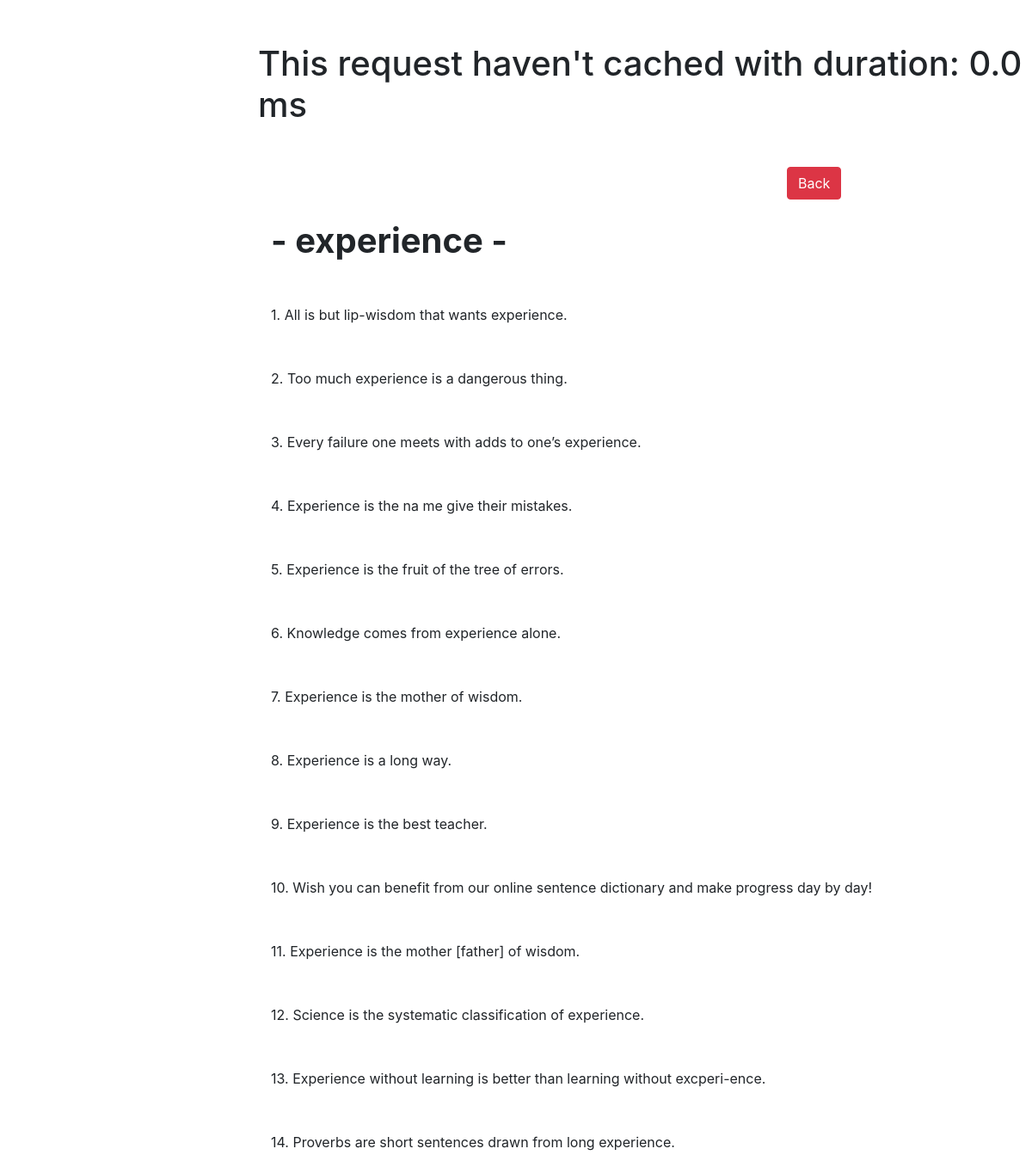
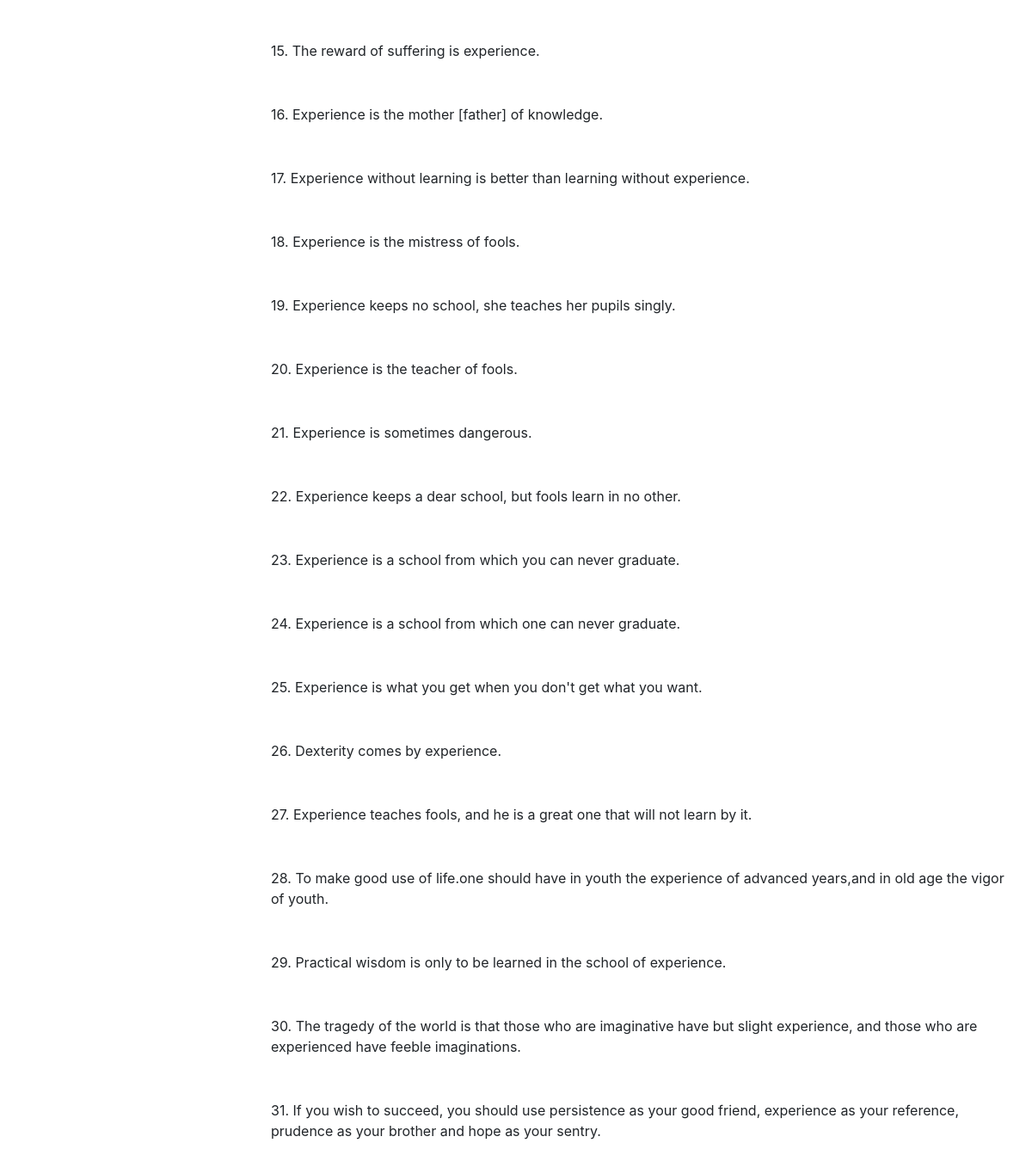
/word/show/2, run on the app's committed database (2 pictures, top to bottom).
### word/models.py (models this page shows)
class Sentence(models.Model):
    word = models.ForeignKey(Word, on_delete=models.CASCADE)
    raw = models.CharField(max_length=200)

class Word(models.Model):
    raw = models.CharField(max_length=200)

### word/views.py (the view)
# urls.py: path('show/<int:id>',views.show),
def show(request, id):
    start = time.time()
    sentinel = object()
    isCached = cache.get(str(id), sentinel) is sentinel
    if not isCached:
        sentences = cache.get(str(id))
    else:
        sentences = Sentence.objects.filter(word_id=id)
        cache.set(str(id), sentences)
    duration = (time.time() - start) * 1000
    context = {
        'sentences': sentences,
        'duration': duration,
        'isCached': not isCached
    }
    return render(request, 'show.html', context)

### word/templates/show.html (shortened to what this page needs)
<!DOCTYPE html>
<html lang="en">
<head>
    <link rel="stylesheet" href="https://stackpath.bootstrapcdn.com/bootstrap/4.4.1/css/bootstrap.min.css">
</head>
<body>
    {% if isCached == True %}
        <h1 style="margin-left:300px; margin-top:50px">This request have been cached with duration: {{duration}} ms</h1>
    {% else %}
        <h1 style="margin-left:300px; margin-top:50px">This request haven't cached with duration: {{duration}} ms</h1>
    {% endif %}
    <div class="container-fluid mt-5">
        <a href="/word/home" class="btn btn-danger" style="margin-left:900px">Back</a>
    <h1 class="mt-4" style="margin-left:300px; margin-top:50px"><b>- {{sentences.0.word.raw}} -</b></h1>
    {% for s in sentences %}
        <p style="margin-left:300px; margin-top:50px">{{forloop.counter}}. {{s.raw}}</p>
    {% endfor %}
    </div>
</body>
</html>

### data on the page
Sentence: word.raw "experience", raw "All is but lip-wisdom that wants experience."
Sentence: raw "Too much experience is a dangerous thing."
Sentence: raw "Every failure one meets with adds to one’s experience."
Sentence: raw "Experience is the na me give their mistakes."
Sentence: raw "Experience is the fruit of the tree of errors."
Sentence: raw "Knowledge comes from experience alone."
Sentence: raw "Experience is the mother of wisdom."
Sentence: raw "Experience is a long way."
Sentence: raw "Experience is the best teacher."
Sentence: raw "Wish you can benefit from our online sentence dictionary and make progress day by day!"
Sentence: raw "Experience is the mother [father] of wisdom."
Sentence: raw "Science is the systematic classification of experience."
Sentence: raw "Experience without learning is better than learning without excperi-ence."
Sentence: raw "Proverbs are short sentences drawn from long experience."
Sentence: raw "The reward of suffering is experience."
Sentence: raw "Experience is the mother [father] of knowledge."
Sentence: raw "Experience without learning is better than learning without experience."
Sentence: raw "Experience is the mistress of fools."
Sentence: raw "Experience keeps no school, she teaches her pupils singly."
Sentence: raw "Experience is the teacher of fools."
Sentence: raw "Experience is sometimes dangerous."
Sentence: raw "Experience keeps a dear school, but fools learn in no other."
Sentence: raw "Experience is a school from which you can never graduate."
Sentence: raw "Experience is a school from which one can never graduate."
Sentence: raw "Experience is what you get when you don't get what you want."
Sentence: raw "Dexterity comes by experience."
Sentence: raw "Experience teaches fools, and he is a great one that will not learn by it."
Sentence: raw "To make good use of life.one should have in youth the experience of advanced years,and in old age the vigor of youth."
Sentence: raw "Practical wisdom is only to be learned in the school of experience."
Sentence: raw "The tragedy of the world is that those who are imaginative have but slight experience, and those who are experienced have feeble imaginations."
Sentence: raw "If you wish to succeed, you should use persistence as your good friend, experience as your reference, prudence as your brother and hope as your sentry."

### other printed values
{{ duration }} "0.0"
